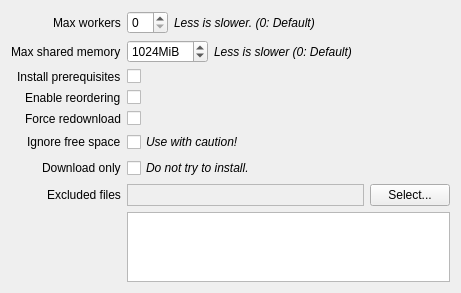
<?xml version="1.0" encoding="UTF-8"?>
<ui version="4.0">
 <class>InstallDialogAdvanced</class>
 <widget class="QWidget" name="InstallDialogAdvanced">
  <property name="geometry">
   <rect>
    <x>0</x>
    <y>0</y>
    <width>461</width>
    <height>246</height>
   </rect>
  </property>
  <property name="windowTitle">
   <string notr="true">InstallDialogAdvanced</string>
  </property>
  <layout class="QFormLayout" name="install_dialog_advanced_layout">
   <property name="labelAlignment">
    <set>Qt::AlignmentFlag::AlignRight|Qt::AlignmentFlag::AlignTrailing|Qt::AlignmentFlag::AlignVCenter</set>
   </property>
   <item row="0" column="0">
    <widget class="QLabel" name="max_workers_label">
     <property name="text">
      <string>Max workers</string>
     </property>
     <property name="alignment">
      <set>Qt::AlignmentFlag::AlignLeading|Qt::AlignmentFlag::AlignLeft|Qt::AlignmentFlag::AlignVCenter</set>
     </property>
    </widget>
   </item>
   <item row="0" column="1">
    <layout class="QHBoxLayout" name="max_workers_layout">
     <item>
      <widget class="QSpinBox" name="max_workers_spin">
       <property name="sizePolicy">
        <sizepolicy hsizetype="Fixed" vsizetype="Fixed">
         <horstretch>0</horstretch>
         <verstretch>0</verstretch>
        </sizepolicy>
       </property>
      </widget>
     </item>
     <item>
      <widget class="QLabel" name="max_workers_info">
       <property name="font">
        <font>
         <italic>true</italic>
        </font>
       </property>
       <property name="text">
        <string>Less is slower. (0: Default)</string>
       </property>
      </widget>
     </item>
    </layout>
   </item>
   <item row="1" column="0">
    <widget class="QLabel" name="max_memory_label">
     <property name="text">
      <string>Max shared memory</string>
     </property>
     <property name="alignment">
      <set>Qt::AlignmentFlag::AlignLeading|Qt::AlignmentFlag::AlignLeft|Qt::AlignmentFlag::AlignVCenter</set>
     </property>
    </widget>
   </item>
   <item row="1" column="1">
    <layout class="QHBoxLayout" name="max_memory_layout">
     <item>
      <widget class="QSpinBox" name="max_memory_spin">
       <property name="sizePolicy">
        <sizepolicy hsizetype="Fixed" vsizetype="Fixed">
         <horstretch>0</horstretch>
         <verstretch>0</verstretch>
        </sizepolicy>
       </property>
       <property name="suffix">
        <string>MiB</string>
       </property>
       <property name="minimum">
        <number>0</number>
       </property>
       <property name="maximum">
        <number>10240</number>
       </property>
       <property name="singleStep">
        <number>128</number>
       </property>
       <property name="value">
        <number>1024</number>
       </property>
      </widget>
     </item>
     <item>
      <widget class="QLabel" name="max_memory_info">
       <property name="font">
        <font>
         <italic>true</italic>
        </font>
       </property>
       <property name="text">
        <string>Less is slower (0: Default)</string>
       </property>
      </widget>
     </item>
    </layout>
   </item>
   <item row="2" column="0">
    <widget class="QLabel" name="install_prereqs_label">
     <property name="text">
      <string>Install prerequisites</string>
     </property>
    </widget>
   </item>
   <item row="2" column="1">
    <widget class="QCheckBox" name="install_prereqs_check">
     <property name="font">
      <font>
       <italic>true</italic>
      </font>
     </property>
     <property name="text">
      <string notr="true"/>
     </property>
     <property name="checked">
      <bool>false</bool>
     </property>
    </widget>
   </item>
   <item row="3" column="0">
    <widget class="QLabel" name="dl_optimizations_label">
     <property name="text">
      <string>Enable reordering</string>
     </property>
    </widget>
   </item>
   <item row="3" column="1">
    <widget class="QCheckBox" name="dl_optimizations_check">
     <property name="text">
      <string notr="true"/>
     </property>
     <property name="checked">
      <bool>false</bool>
     </property>
    </widget>
   </item>
   <item row="4" column="0">
    <widget class="QLabel" name="force_download_label">
     <property name="text">
      <string>Force redownload</string>
     </property>
    </widget>
   </item>
   <item row="4" column="1">
    <widget class="QCheckBox" name="force_download_check">
     <property name="text">
      <string notr="true"/>
     </property>
    </widget>
   </item>
   <item row="5" column="0">
    <widget class="QLabel" name="ignore_space_label">
     <property name="text">
      <string>Ignore free space</string>
     </property>
    </widget>
   </item>
   <item row="5" column="1">
    <widget class="QCheckBox" name="ignore_space_check">
     <property name="font">
      <font>
       <italic>true</italic>
      </font>
     </property>
     <property name="text">
      <string>Use with caution!</string>
     </property>
    </widget>
   </item>
   <item row="6" column="0">
    <widget class="QLabel" name="download_only_label">
     <property name="text">
      <string>Download only</string>
     </property>
    </widget>
   </item>
   <item row="6" column="1">
    <widget class="QCheckBox" name="download_only_check">
     <property name="font">
      <font>
       <italic>true</italic>
      </font>
     </property>
     <property name="text">
      <string>Do not try to install.</string>
     </property>
    </widget>
   </item>
   <item row="7" column="0">
    <widget class="QLabel" name="exclude_prefix_label">
     <property name="text">
      <string>Excluded files</string>
     </property>
    </widget>
   </item>
   <item row="7" column="1">
    <layout class="QHBoxLayout" name="exclude_prefix_layout" stretch="1,0">
     <item>
      <widget class="QLabel" name="exclude_prefix_info">
       <property name="frameShape">
        <enum>QFrame::Shape::StyledPanel</enum>
       </property>
       <property name="frameShadow">
        <enum>QFrame::Shadow::Sunken</enum>
       </property>
       <property name="text">
        <string/>
       </property>
       <property name="wordWrap">
        <bool>true</bool>
       </property>
      </widget>
     </item>
     <item>
      <widget class="QPushButton" name="exclude_prefix_button">
       <property name="text">
        <string>Select...</string>
       </property>
      </widget>
     </item>
    </layout>
   </item>
   <item row="8" column="1">
    <widget class="QListWidget" name="exclude_list"/>
   </item>
  </layout>
 </widget>
 <resources/>
 <connections/>
</ui>
